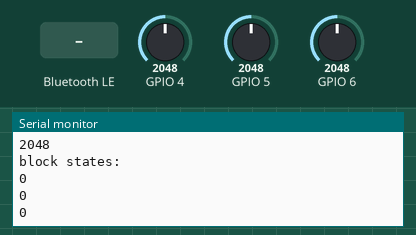
Recording of a sketch running on a simulated ESP32-S3. On the bench: the last lines printed to the serial monitor. Inputs (shaded band) come from the test bench; at power-on: GPIO 4 = 2048, GPIO 5 = 2048, GPIO 6 = 2048. Nothing arrives over Bluetooth unless stated; a phone connects over Bluetooth LE 3 s after start.

Above: at 1.2 s.
1.3 s: Bluetooth LE write "1" received
At 1.49 s:
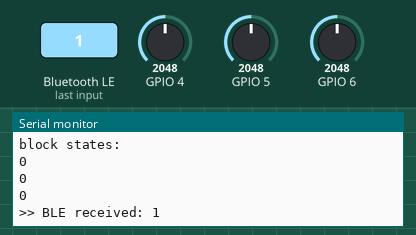
4.5 s: GPIO 4 set to 2866
At 4.8 s:
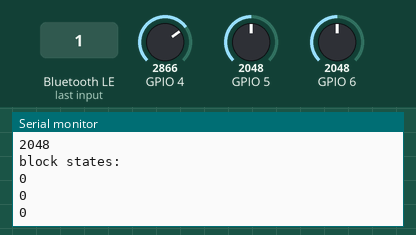
6.0 s: GPIO 5 set to 1228
7.5 s: GPIO 6 set to 1228
At 8.0 s:
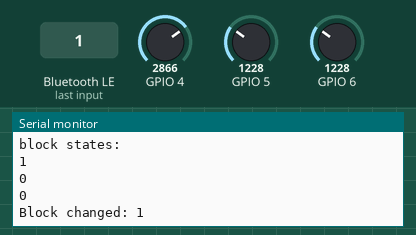
9.0 s: Bluetooth LE write "0" received
At 9.9 s:
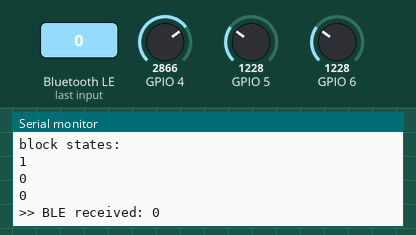
10.5 s: GPIO 4 set to 3603
At 12.1 s:
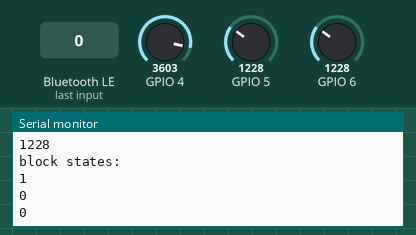
Timing chart, 0 to 13.0 s (numbered marks = the images above; inputs shaded):
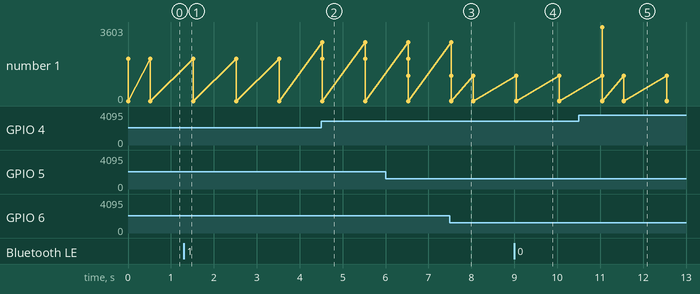

The sketch:

prototype2.ino
```cpp
#include "BLE_UART.h"

#define NumberOfBlocks 3
#define Offset 3


const int delayMS = 3000;
int prevPosition;
int blockIgnore[NumberOfBlocks];
int previousMillis = 0;
int actualblock = 0;
int setPrevMs = 0;

void cleanBlockIgnore();
int blockValue(int value, int pinNum);
int checkPosition();
int BLEmsg(int blockNum);
void sendMsg(int msg);


void setup() {
  Serial.begin(9600);

  //for setting the 3 LDRS used for this test.
  pinMode(4, LOW);
  pinMode(5, LOW);
  pinMode(6, LOW);
  cleanBlockIgnore();     // empties blockignore array
  setupBLE();         // BLE init
}

void loop() {
  // loop just sends a msg depending on block states
  int msg = BLEmsg(checkPosition());
  Serial.print("block states: \n");
  Serial.println(blockIgnore[0]);
  Serial.println(blockIgnore[1]);
  Serial.println(blockIgnore[2]);
  sendMsg(msg);
  delay(500);
}

// Empties blockignore array
void cleanBlockIgnore() {
  for (int j = 0; j < NumberOfBlocks; j++) {
    blockIgnore[j] = 0;
  }
}

// Sets value of block ignore for each tile
int blockValue(int value, int pinNum) {
  int t = analogRead(pinNum);
  Serial.println(t);
  if (t > value) {
    return 1;
  } else {
    return 0;
  }
}

// checks position of individual tile
int checkPosition() {
  int MultipleBlockCheck = 0;
  for (int i = 1; i <= NumberOfBlocks + 0; i++) { // for each tile
    if (blockIgnore[i - 1] == 0) {    // Where the tile wasn't already changed
      if (blockValue(2000, i + Offset) == 1) { // With enough light
        if (MultipleBlockCheck == 0) {  // If only 1 tile has been turned since the last check
          Serial.println("passed check");
          MultipleBlockCheck = 1;
          actualblock = i;
          if (setPrevMs == 0) {
            setPrevMs++;
            previousMillis = millis();
          }
        } else {
          return 100;
        }
      }
    }
  }
  if (actualblock != 0) { // This logic is used for testing whether the block has remained in its new state for at least 1 second.
    if (delayMS < (millis() - previousMillis)) {
      previousMillis = millis();
      setPrevMs = 0;
      if (blockValue(2000, actualblock + Offset) == 1) {
        blockIgnore[actualblock - 1] = 1;
        return actualblock;
      }
    }
  }
  return 0;
}


int BLEmsg(int blockNum) {
  if (prevPosition != blockNum) {
    prevPosition = blockNum;
    return blockNum;
  } else {
    return 0;
  }
}

// Sends a msg if a tile state has changed
void sendMsg(int msg) {
  if (msg == 0) {
    delay(500);
  } else {
    String out = "Block changed: " + String(msg);
    sendBLE(out);                      //  send over BLE
    Serial.println(out);
  }
}
```

BLE_UART.h
```cpp
// Based on BLE UART example code.
// ported ton arduino esp32 by Evandro Copercini
// Based on Neil Kolban example: https://github.com/nkolban/esp32-snippets/blob/master/cpp_utils/tests/BLE%20Tests/SampleNotify.cpp

// Modified to better fit our usecase

#pragma once
#include <BLEDevice.h>
#include <BLEServer.h>
#include <BLEUtils.h>
#include <BLE2902.h>


#define NUS_SERVICE_UUID           "6E400001-B5A3-F393-E0A9-E50E24DCCA9E"
#define NUS_CHARACTERISTIC_UUID_RX "6E400002-B5A3-F393-E0A9-E50E24DCCA9E"
#define NUS_CHARACTERISTIC_UUID_TX "6E400003-B5A3-F393-E0A9-E50E24DCCA9E"

static BLECharacteristic *pTxCharacteristic = nullptr;
static bool bleConnected = false;

class BLEConnectionCallbacks : public BLEServerCallbacks {
  void onConnect(BLEServer *pServer) {
    bleConnected = true;
    Serial.println(">> BLE device connected");
  }
  void onDisconnect(BLEServer *pServer) {
    bleConnected = false;
    Serial.println(">> BLE device disconnected, restarting advertising...");
    BLEDevice::startAdvertising();
  }
};

class BLERxCallbacks : public BLECharacteristicCallbacks {
  void onWrite(BLECharacteristic *pCharacteristic) {
    String rx = pCharacteristic->getValue();
    if (rx.length() > 0) {
      Serial.print(">> BLE received: ");
      Serial.println(rx.c_str());
    }
  }
};

void setupBLE() {
  BLEDevice::init("ESP32-Jeopardy");
  BLEServer *pServer = BLEDevice::createServer();
  pServer->setCallbacks(new BLEConnectionCallbacks());

  BLEService *pService = pServer->createService(NUS_SERVICE_UUID);


  pTxCharacteristic = pService->createCharacteristic(
    NUS_CHARACTERISTIC_UUID_TX,
    BLECharacteristic::PROPERTY_NOTIFY
  );
  pTxCharacteristic->addDescriptor(new BLE2902());

  BLECharacteristic *pRxCharacteristic = pService->createCharacteristic(
    NUS_CHARACTERISTIC_UUID_RX,
    BLECharacteristic::PROPERTY_WRITE
  );
  pRxCharacteristic->setCallbacks(new BLERxCallbacks());

  pService->start();

  BLEAdvertising *pAdvertising = BLEDevice::getAdvertising();
  pAdvertising->addServiceUUID(NUS_SERVICE_UUID);
  pAdvertising->setScanResponse(true);
  pAdvertising->setMinPreferred(0x06);
  pAdvertising->setMaxPreferred(0x12);
  BLEDevice::startAdvertising();

  Serial.println("BLE UART ready");
}

void sendBLE(String msg) {
  if (bleConnected && pTxCharacteristic != nullptr) {
    pTxCharacteristic->setValue(msg.c_str());
    pTxCharacteristic->notify();
  }
}
```

Measured:
- after the input at 1.3 s, the serial monitor: prints a new line after 0.05 s (image 1)
- after the input at 4.5 s, the serial monitor: prints a new line at once (image 2)
- after the input at 7.5 s, the serial monitor: prints a new line at once (image 3)
- after the input at 9.0 s, the serial monitor: prints a new line after 0.05 s (image 4)
- after the input at 10.5 s, the serial monitor: prints a new line after 0.55 s (image 5)
